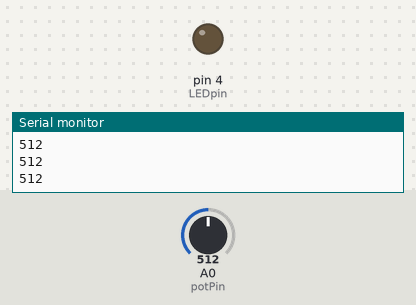
Bench run of a sketch on a simulated Arduino Uno, built with avr-gcc and run on an emulated ATmega328P. Shown: output pins drawn as LEDs (lit = HIGH), the last lines printed to the serial monitor. The inputs (shaded band) are chosen by the test bench; at power-on: A0 (potPin) = 512.

Above: at 1.2 s.
1.3 s: A0 (potPin) set to 985
2.8 s: A0 (potPin) set to 1008
At 3.3 s:
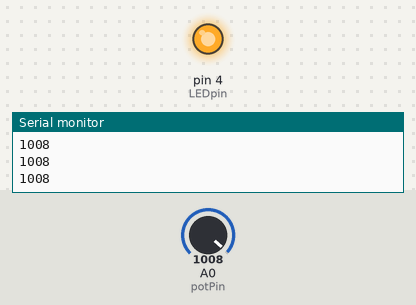
4.3 s: A0 (potPin) set to 990
At 4.8 s:
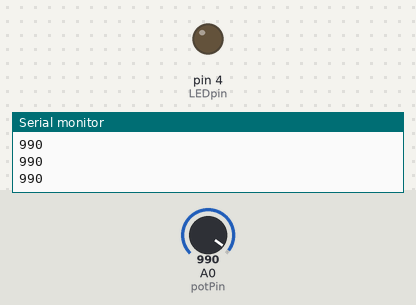
5.8 s: A0 (potPin) set to 1010
At 6.2 s:
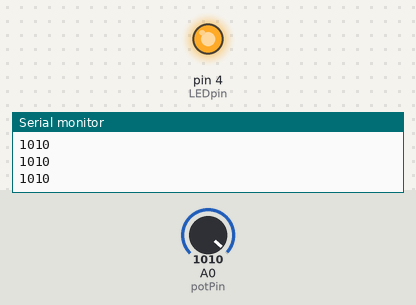
Timing chart, 0 to 8.3 s (numbered marks = the images above; inputs shaded):
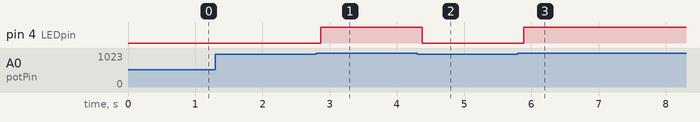

The sketch:

whileLoops.ino
```cpp
int LEDpin = 4;
int potPin = A0;
int readVal;
int delayTime = 50;

void setup() {
  // put your setup code here, to run once:
Serial.begin(9600);
pinMode (potPin, INPUT);
pinMode (LEDpin, OUTPUT);
}

void loop() {
  // put your main code here, to run repeatedly:

readVal = analogRead(potPin);
Serial.println(readVal);
delay (delayTime);

while (readVal>1000) {
  digitalWrite (LEDpin, HIGH);
  readVal = analogRead(potPin);
  Serial.println(readVal);
  delay (delayTime);
}

digitalWrite (LEDpin, LOW);

}
```

Measured:
- the behaviour switches between 1000 and 1001 on A0 (potPin) (found by bisection; images 0 and 1)
- after the input at 2.8 s, pin 4 (LEDpin): LOW → HIGH after 0.07 s
- after the input at 4.3 s, pin 4 (LEDpin): HIGH → LOW after 0.08 s
- after the input at 5.8 s, pin 4 (LEDpin): LOW → HIGH after 0.09 s
